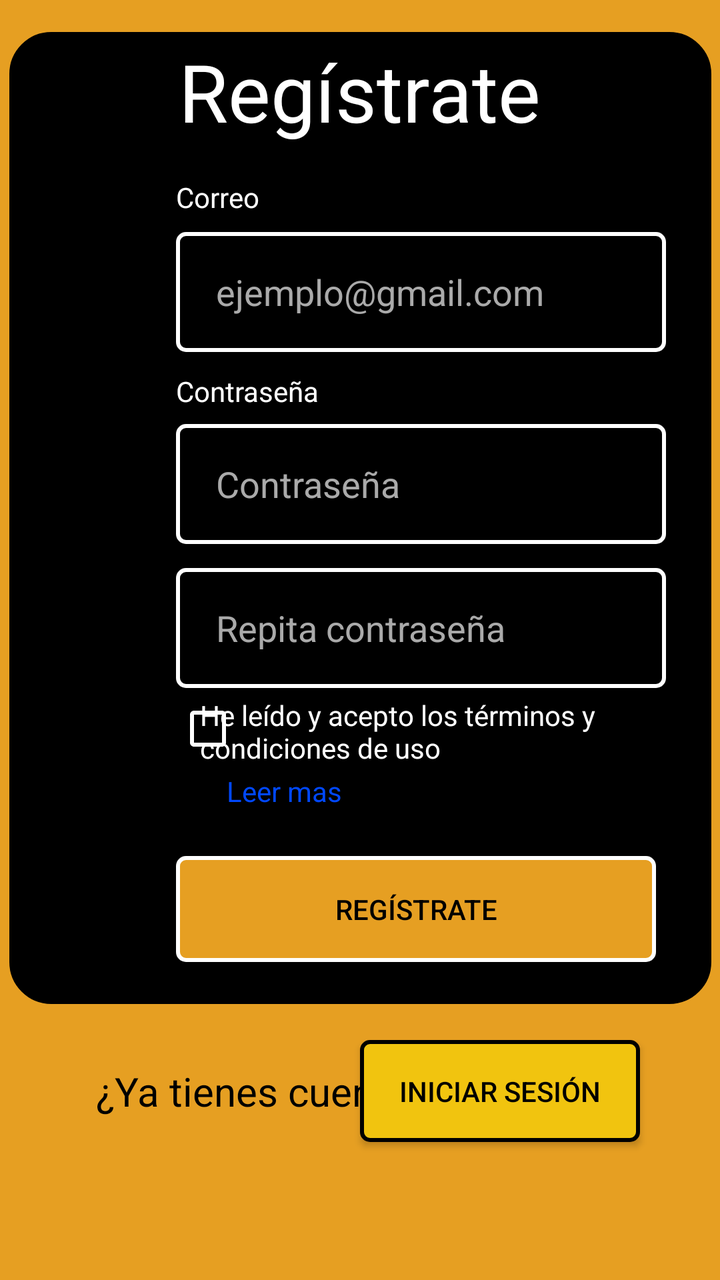
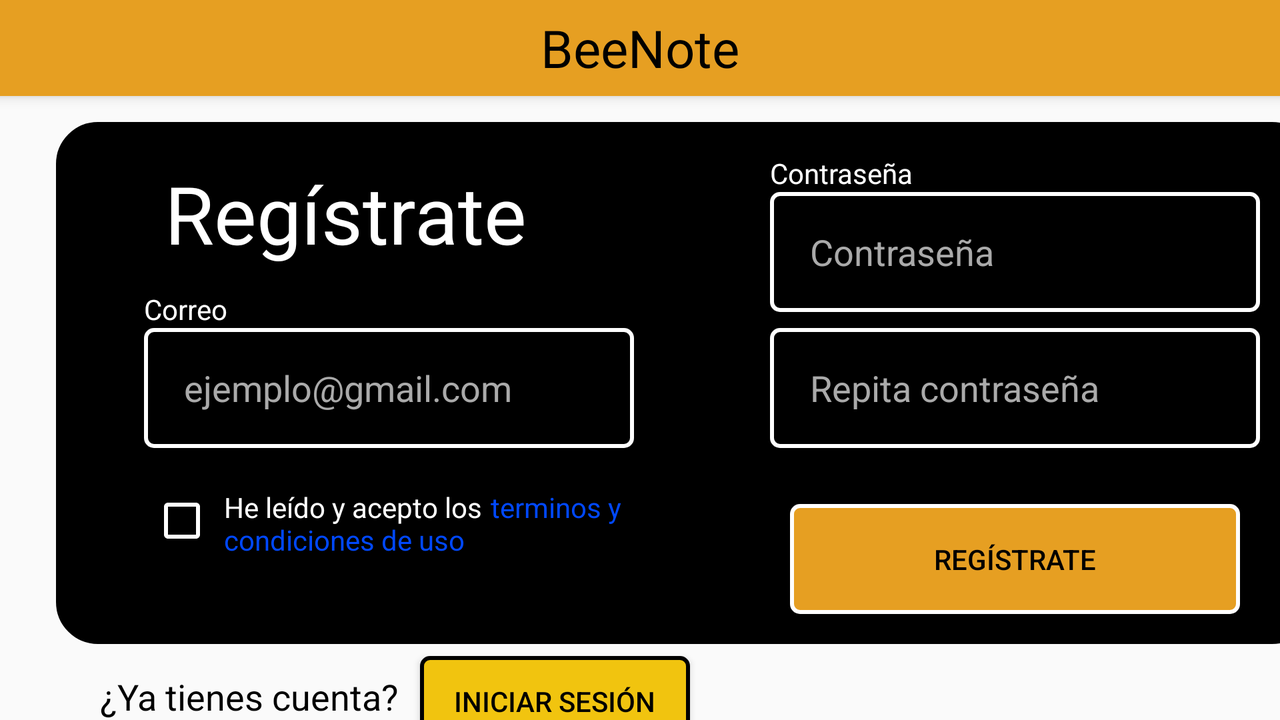

One screen, two layout resources from the same app: the default and the repository's alternative for another configuration. Each is rendered where Android would select it; the XML of both is given below.
<!-- AndroidManifest.xml: application theme AppTheme -->
<!-- res/layout/activity_registrar.xml -->
<?xml version="1.0" encoding="utf-8"?>
<androidx.constraintlayout.widget.ConstraintLayout xmlns:android="http://schemas.android.com/apk/res/android"
    xmlns:app="http://schemas.android.com/apk/res-auto"
    xmlns:tools="http://schemas.android.com/tools"
    android:layout_width="match_parent"
    android:layout_height="match_parent"
    tools:context=".Registrar">

    <ImageView
        android:id="@+id/imageFons"
        android:layout_width="601dp"
        android:layout_height="1480dp"
        app:layout_constraintBottom_toBottomOf="parent"
        app:layout_constraintStart_toStartOf="parent"
        app:layout_constraintTop_toTopOf="parent"
        app:srcCompat="@drawable/fonsp" />

    <ImageView
        android:id="@+id/imageView10"
        android:layout_width="351dp"
        android:layout_height="486dp"
        android:layout_marginStart="28dp"
        android:layout_marginTop="16dp"
        android:layout_marginEnd="28dp"
        app:layout_constraintEnd_toEndOf="parent"
        app:layout_constraintStart_toStartOf="parent"
        app:layout_constraintTop_toTopOf="parent"
        app:srcCompat="@drawable/cuadrado_login" />


    <TextView
        android:id="@+id/Salida"
        android:layout_width="245dp"
        android:layout_height="60dp"
        android:layout_marginStart="80dp"
        android:layout_marginTop="385dp"
        android:gravity="center"
        android:textColor="@color/red"
        app:layout_constraintStart_toStartOf="parent"
        app:layout_constraintTop_toTopOf="parent" />


    <Button
        android:id="@+id/Registrar"
        android:layout_width="240dp"
        android:layout_height="53dp"
        android:layout_marginStart="88dp"
        android:layout_marginTop="428dp"
        android:background="@drawable/btn_iniciarsesion"
        android:text="Regístrate"
        android:textColor="#000000"
        app:layout_constraintStart_toStartOf="parent"
        app:layout_constraintTop_toTopOf="parent" />

    <EditText
        android:id="@+id/registrar_password_2"
        android:layout_width="245dp"
        android:layout_height="60dp"
        android:layout_marginStart="88dp"
        android:layout_marginTop="284dp"
        android:background="@drawable/btn_redondo_white"
        android:ems="10"
        android:hint="Repita contraseña"
        android:inputType="textPersonName"
        android:paddingLeft="20dp"
        android:textColor="#FFFFFF"
        android:textColorHint="@android:color/darker_gray"
        app:layout_constraintStart_toStartOf="parent"
        app:layout_constraintTop_toTopOf="parent" />

    <TextView
        android:id="@+id/terminos"
        android:layout_width="201dp"
        android:layout_height="38dp"
        android:layout_marginTop="4dp"
        android:text="He leído y acepto los términos y condiciones de uso"
        android:textColor="#FFFFFF"
        app:layout_constraintEnd_toEndOf="parent"
        app:layout_constraintHorizontal_bias="0.628"
        app:layout_constraintStart_toStartOf="parent"
        app:layout_constraintTop_toBottomOf="@+id/registrar_password_2" />

    <CheckBox
        android:id="@+id/Registrar_checkBox"
        android:layout_width="35dp"
        android:layout_height="33dp"
        android:layout_marginStart="88dp"
        android:layout_marginTop="348dp"
        android:buttonTint="@color/LOGOTIP_background"
        android:textColor="#FFFFFF"
        android:textColorHint="@color/LOGOTIP_background"
        app:layout_constraintStart_toStartOf="parent"
        app:layout_constraintTop_toTopOf="parent" />

    <TextView
        android:id="@+id/Registrar_LeerMas"
        android:layout_width="wrap_content"
        android:layout_height="wrap_content"
        android:text="Leer mas"
        android:textColor="@color/Informacion"
        app:layout_constraintEnd_toEndOf="parent"
        app:layout_constraintHorizontal_bias="0.375"
        app:layout_constraintStart_toStartOf="parent"
        app:layout_constraintTop_toBottomOf="@+id/terminos" />


    <EditText
        android:id="@+id/Registrar_password"
        android:layout_width="245dp"
        android:layout_height="60dp"
        android:layout_marginStart="88dp"
        android:layout_marginTop="212dp"
        android:background="@drawable/btn_redondo_white"
        android:ems="10"
        android:hint="Contraseña"
        android:inputType="textPersonName"
        android:paddingLeft="20dp"
        android:textColor="#FFFFFF"
        android:textColorHint="@android:color/darker_gray"
        app:layout_constraintStart_toStartOf="parent"
        app:layout_constraintTop_toTopOf="parent" />

    <EditText
        android:id="@+id/Registarr_email"
        android:layout_width="245dp"
        android:layout_height="60dp"
        android:layout_marginStart="88dp"
        android:layout_marginTop="116dp"
        android:background="@drawable/btn_redondo_white"
        android:ems="10"
        android:hint="ejemplo@gmail.com"
        android:inputType="textPersonName"
        android:paddingLeft="20dp"
        android:textColor="#FFFFFF"
        android:textColorHint="@android:color/darker_gray"
        app:layout_constraintStart_toStartOf="parent"
        app:layout_constraintTop_toTopOf="parent" />

    <Button
        android:id="@+id/Button_Login"
        android:layout_width="140dp"
        android:layout_height="51dp"
        android:layout_marginTop="520dp"
        android:layout_marginEnd="40dp"
        android:background="@drawable/btn_registrar"
        android:text="Iniciar sesión"
        android:textColor="#000000"
        app:layout_constraintEnd_toEndOf="parent"
        app:layout_constraintTop_toTopOf="parent" />


    <ProgressBar
        android:id="@+id/Registrar_progressBar"
        style="?android:attr/progressBarStyle"
        android:layout_width="wrap_content"
        android:layout_height="wrap_content"
        android:visibility="invisible"
        app:layout_constraintBottom_toBottomOf="parent"
        app:layout_constraintEnd_toEndOf="parent"
        app:layout_constraintHorizontal_bias="0.504"
        app:layout_constraintStart_toStartOf="parent"
        app:layout_constraintTop_toTopOf="parent"
        app:layout_constraintVertical_bias="0.398" />

    <TextView
        android:id="@+id/textView"
        android:layout_width="wrap_content"
        android:layout_height="wrap_content"
        android:layout_marginStart="48dp"
        android:layout_marginTop="532dp"
        android:text="¿Ya tienes cuenta?"
        android:textColor="#000"
        android:textSize="20dp"
        app:layout_constraintStart_toStartOf="parent"
        app:layout_constraintTop_toTopOf="parent" />

    <TextView
        android:id="@+id/textView4"
        android:layout_width="200dp"
        android:layout_height="54dp"
        android:layout_marginTop="19dp"
        android:text="Regístrate"
        android:textAlignment="center"
        android:textColor="#FFF"
        android:textSize="40dp"
        app:layout_constraintEnd_toEndOf="parent"
        app:layout_constraintHorizontal_bias="0.497"
        app:layout_constraintStart_toStartOf="parent"
        app:layout_constraintTop_toTopOf="parent" />

    <TextView
        android:id="@+id/Registrar_TextCorreo"
        android:layout_width="wrap_content"
        android:layout_height="wrap_content"
        android:layout_marginStart="88dp"
        android:layout_marginTop="80dp"
        android:text="Correo"
        android:textColor="@color/white"
        app:layout_constraintBottom_toTopOf="@+id/Registarr_email"
        app:layout_constraintStart_toStartOf="parent"
        app:layout_constraintTop_toTopOf="parent"
        app:layout_constraintVertical_bias="0.529" />

    <TextView
        android:id="@+id/Registrar_TextContraseña"
        android:layout_width="wrap_content"
        android:layout_height="wrap_content"
        android:layout_marginStart="88dp"
        android:text="Contraseña"
        android:textColor="@color/white"
        app:layout_constraintBottom_toTopOf="@+id/Registrar_password"
        app:layout_constraintStart_toStartOf="parent"
        app:layout_constraintTop_toTopOf="parent"
        app:layout_constraintVertical_bias="0.963" />


</androidx.constraintlayout.widget.ConstraintLayout>
<!-- resources referenced by this layout -->
<resources>
  <color name="Informacion">#0048FF</color>
  <color name="LOGOTIP_background">#FFFFFF</color>
  <color name="red">#FF0000</color>
  <color name="white">#FFF</color>
  <!-- drawable btn_iniciarsesion (drawable) -->
  <?xml version="1.0" encoding="utf-8"?>
   <shape xmlns:android="http://schemas.android.com/apk/res/android" android:shape="rectangle">
      <solid android:color="@color/colorBeNote"/>
      <corners android:radius="12px"/>
      <stroke android:width="2dip" android:color="#fff"/>
  </shape>
  <!-- drawable btn_redondo_white (drawable) -->
  <?xml version="1.0" encoding="utf-8"?>
   <shape xmlns:android="http://schemas.android.com/apk/res/android" android:shape="rectangle">
      <solid android:color="@android:color/transparent"/>
      <corners android:radius="12px"/>
      <stroke android:width="2dip" android:color="#fff"/>
  </shape>
  <!-- drawable btn_registrar (drawable) -->
  <?xml version="1.0" encoding="utf-8"?>
   <shape xmlns:android="http://schemas.android.com/apk/res/android" android:shape="rectangle">
      <solid android:color="#F1C40F"/>
      <corners android:radius="12px"/>
      <stroke android:width="2dip" android:color="#000"/>
  </shape>
  <!-- drawable cuadrado_login (drawable) -->
  <?xml version="1.0" encoding="utf-8"?>
  <shape xmlns:android="http://schemas.android.com/apk/res/android" android:shape="rectangle">
      <solid android:color="#000"/> <corners android:radius="60px"/>
      <stroke android:width="2dip" android:color="#000"/>
  </shape>
  <!-- drawable fonsp: png bitmap (drawable, 535 bytes) -->
  <style name="AppTheme" parent="Theme.AppCompat.Light.NoActionBar">
          
          
          <item name="colorPrimary">@color/colorBeNote</item>
          <item name="colorPrimaryDark">@color/colorPrimaryDark</item>
          <item name="colorAccent">@color/colorAccent</item>
          <item name="buttonStyle">@style/CustomButton</item>
      </style>
  <color name="colorBeNote">#e69f22</color>
  <color name="colorPrimaryDark">#000 </color>
  <color name="colorAccent">#D68910 </color>
  <style name="CustomButton" parent="Widget.AppCompat.Button">
  
      </style>
</resources>
<!-- res/layout-land/activity_registrar.xml (the repository's variant of the layout above) -->
<!-- drawn on the phone turned sideways -->
<?xml version="1.0" encoding="utf-8"?>
<androidx.constraintlayout.widget.ConstraintLayout xmlns:android="http://schemas.android.com/apk/res/android"
    xmlns:app="http://schemas.android.com/apk/res-auto"
    xmlns:tools="http://schemas.android.com/tools"
    android:layout_width="match_parent"
    android:layout_height="match_parent"
    android:background="@color/colorFons"
    tools:context=".Registrar">

    <include
        android:id="@+id/registrar_toolbar"
        layout="@layout/toolbar_inicio" />


    <ImageView
        android:id="@+id/imageView10"
        android:layout_width="629dp"
        android:layout_height="261dp"
        android:layout_marginStart="28dp"
        android:layout_marginTop="61dp"
        app:layout_constraintStart_toStartOf="parent"
        app:layout_constraintTop_toTopOf="parent"
        app:srcCompat="@drawable/cuadrado_login" />

    <Button
        android:id="@+id/Registrar"
        android:layout_width="225dp"
        android:layout_height="55dp"
        android:layout_marginStart="395dp"
        android:layout_marginTop="252dp"
        android:background="@drawable/btn_iniciarsesion"
        android:text="@string/registrar_button_registrar"
        android:textColor="#000000"
        app:layout_constraintStart_toStartOf="parent"
        app:layout_constraintTop_toTopOf="parent" />

    <EditText
        android:id="@+id/Registrar_password"
        android:layout_width="245dp"
        android:layout_height="60dp"
        android:layout_marginStart="385dp"
        android:layout_marginTop="96dp"
        android:background="@drawable/btn_redondo_white"
        android:ems="10"
        android:hint="@string/registrar_hint_password"
        android:inputType="textPersonName"
        android:paddingStart="20dp"
        android:password="true"
        android:textColor="#FFFFFF"
        android:textColorHint="@android:color/darker_gray"
        app:layout_constraintStart_toStartOf="parent"
        app:layout_constraintTop_toTopOf="parent"
        tools:ignore="RtlSymmetry" />

    <EditText
        android:id="@+id/registrar_password_2"
        android:layout_width="245dp"
        android:layout_height="60dp"
        android:layout_marginStart="385dp"
        android:layout_marginTop="164dp"
        android:background="@drawable/btn_redondo_white"
        android:ems="10"
        android:hint="@string/registrar_hint_password2"
        android:inputType="textPersonName"
        android:paddingStart="20dp"
        android:password="true"
        android:textColor="#FFFFFF"
        android:textColorHint="@android:color/darker_gray"
        app:layout_constraintStart_toStartOf="parent"
        app:layout_constraintTop_toTopOf="parent"
        tools:ignore="RtlSymmetry" />

    <TextView
        android:id="@+id/terminos"
        android:layout_width="202dp"
        android:layout_height="42dp"
        android:layout_marginStart="112dp"
        android:layout_marginTop="244dp"
        android:text="@string/registrar_text_aceptar_terminos"
        android:textColor="#FFFFFF"
        app:layout_constraintStart_toStartOf="parent"
        app:layout_constraintTop_toTopOf="parent" />

    <CheckBox
        android:id="@+id/Registrar_checkBox"
        android:layout_width="35dp"
        android:layout_height="33dp"
        android:layout_marginStart="75dp"
        android:layout_marginTop="244dp"
        android:buttonTint="@color/LOGOTIP_background"
        android:textColor="#FFFFFF"
        android:textColorHint="@color/LOGOTIP_background"
        app:layout_constraintStart_toStartOf="parent"
        app:layout_constraintTop_toTopOf="parent" />

    <TextView
        android:id="@+id/Registrar_LeerMas"
        android:layout_width="204dp"
        android:layout_height="45dp"
        android:layout_marginStart="112dp"
        android:layout_marginTop="244dp"
        android:text="                                        terminos y condiciones de uso"
        android:textColor="@color/Informacion"
        app:layout_constraintStart_toStartOf="parent"
        app:layout_constraintTop_toTopOf="parent" />

    <Button
        android:id="@+id/Button_Login"
        android:layout_width="135dp"
        android:layout_height="45dp"
        android:layout_marginStart="210dp"
        android:layout_marginTop="328dp"
        android:background="@drawable/btn_registrar"
        android:text="@string/registrar_button_iniciar"
        android:textColor="#000000"
        app:layout_constraintStart_toStartOf="parent"
        app:layout_constraintTop_toTopOf="parent" />

    <ProgressBar
        android:id="@+id/Registrar_progressBar"
        style="?android:attr/progressBarStyle"
        android:layout_width="wrap_content"
        android:layout_height="wrap_content"
        android:layout_marginStart="324dp"
        android:layout_marginTop="176dp"
        android:visibility="invisible"
        app:layout_constraintStart_toStartOf="parent"
        app:layout_constraintTop_toTopOf="parent" />

    <TextView
        android:id="@+id/Registrar_TextPregunta"
        android:layout_width="wrap_content"
        android:layout_height="wrap_content"
        android:layout_marginStart="50dp"
        android:layout_marginTop="336dp"
        android:text="@string/registrar_text_pregunta"
        android:textColor="#000"
        android:textSize="18sp"
        app:layout_constraintStart_toStartOf="parent"
        app:layout_constraintTop_toTopOf="parent" />

    <TextView
        android:id="@+id/Registrar_TextRegistrate"
        android:layout_width="200dp"
        android:layout_height="54dp"
        android:layout_marginTop="80dp"
        android:text="@string/registrar_text_registrar"
        android:textAlignment="center"
        android:textColor="#FFF"
        android:textSize="40sp"
        app:layout_constraintEnd_toEndOf="parent"
        app:layout_constraintHorizontal_bias="0.165"
        app:layout_constraintStart_toStartOf="parent"
        app:layout_constraintTop_toTopOf="parent" />

    <TextView
        android:id="@+id/Registrar_TextCorreo"
        android:layout_width="wrap_content"
        android:layout_height="wrap_content"
        android:layout_marginStart="72dp"
        android:layout_marginTop="80dp"
        android:text="@string/registrar_text_correo"
        android:textColor="@color/white"
        app:layout_constraintBottom_toTopOf="@+id/Registarr_email"
        app:layout_constraintStart_toStartOf="parent"
        app:layout_constraintTop_toTopOf="parent"
        app:layout_constraintVertical_bias="1.0" />

    <TextView
        android:id="@+id/Registrar_TextContraseña"
        android:layout_width="wrap_content"
        android:layout_height="wrap_content"
        android:layout_marginStart="385dp"
        android:text="@string/registrar_text_contrsenya"
        android:textColor="@color/white"
        app:layout_constraintBottom_toTopOf="@+id/Registrar_password"
        app:layout_constraintStart_toStartOf="parent"
        app:layout_constraintTop_toTopOf="parent"
        app:layout_constraintVertical_bias="1.0" />

    <EditText
        android:id="@+id/Registarr_email"
        android:layout_width="245dp"
        android:layout_height="60dp"
        android:layout_marginStart="72dp"
        android:layout_marginTop="164dp"
        android:background="@drawable/btn_redondo_white"
        android:ems="10"
        android:hint="@string/registrar_hint_email"
        android:inputType="textPersonName"
        android:paddingStart="20dp"
        android:textColor="#FFFFFF"
        android:textColorHint="@android:color/darker_gray"
        app:layout_constraintStart_toStartOf="parent"
        app:layout_constraintTop_toTopOf="parent"
        tools:ignore="RtlSymmetry,TextFields" />

    <TextView
        android:id="@+id/Salida"
        android:layout_width="148dp"
        android:layout_height="34dp"
        android:layout_marginStart="445dp"
        android:layout_marginTop="224dp"
        android:textColor="@color/red"
        app:layout_constraintStart_toStartOf="parent"
        app:layout_constraintTop_toTopOf="parent" />


</androidx.constraintlayout.widget.ConstraintLayout>
<!-- res/layout/toolbar_inicio.xml (included above) -->
<?xml version="1.0" encoding="utf-8"?>
<androidx.appcompat.widget.Toolbar xmlns:android="http://schemas.android.com/apk/res/android"
    android:layout_width="match_parent"
    android:layout_height="wrap_content"

    android:background="@color/colorBeNote"
    android:elevation="4dp"
    >

    <TextView
        android:id="@+id/textView3"
        android:layout_width="wrap_content"
        android:layout_height="wrap_content"
        android:layout_gravity="center"
        android:text="@string/toolbarInicio_text_beenote"
        android:textColor="@color/black"
        android:textSize="26sp" />

</androidx.appcompat.widget.Toolbar>
<!-- resources referenced by the variant -->
<!-- as the phone turned sideways resolves them -->
<resources>
  <color name="Informacion">#0048FF</color>
  <color name="LOGOTIP_background">#FFFFFF</color>
  <color name="black">#000</color>
  <color name="colorBeNote">#e69f22</color>
  <color name="red">#FF0000</color>
  <color name="white">#FFF</color>
  <!-- drawable btn_iniciarsesion (drawable) -->
  <?xml version="1.0" encoding="utf-8"?>
   <shape xmlns:android="http://schemas.android.com/apk/res/android" android:shape="rectangle">
      <solid android:color="@color/colorBeNote"/>
      <corners android:radius="12px"/>
      <stroke android:width="2dip" android:color="#fff"/>
  </shape>
  <!-- drawable btn_redondo_white (drawable) -->
  <?xml version="1.0" encoding="utf-8"?>
   <shape xmlns:android="http://schemas.android.com/apk/res/android" android:shape="rectangle">
      <solid android:color="@android:color/transparent"/>
      <corners android:radius="12px"/>
      <stroke android:width="2dip" android:color="#fff"/>
  </shape>
  <!-- drawable btn_registrar (drawable) -->
  <?xml version="1.0" encoding="utf-8"?>
   <shape xmlns:android="http://schemas.android.com/apk/res/android" android:shape="rectangle">
      <solid android:color="#F1C40F"/>
      <corners android:radius="12px"/>
      <stroke android:width="2dip" android:color="#000"/>
  </shape>
  <!-- drawable cuadrado_login (drawable) -->
  <?xml version="1.0" encoding="utf-8"?>
  <shape xmlns:android="http://schemas.android.com/apk/res/android" android:shape="rectangle">
      <solid android:color="#000"/> <corners android:radius="60px"/>
      <stroke android:width="2dip" android:color="#000"/>
  </shape>
  <string name="registrar_button_iniciar">Iniciar sesión</string>
  <string name="registrar_button_registrar">Regístrate</string>
  <string name="registrar_hint_email">ejemplo@gmail.com</string>
  <string name="registrar_hint_password">Contraseña</string>
  <string name="registrar_hint_password2">Repita contraseña</string>
  <string name="registrar_text_aceptar_terminos">He leído y acepto los</string>
  <string name="registrar_text_contrsenya">Contraseña</string>
  <string name="registrar_text_correo">Correo</string>
  <string name="registrar_text_pregunta">¿Ya tienes cuenta?</string>
  <string name="registrar_text_registrar">Regístrate</string>
  <string name="toolbarInicio_text_beenote">BeeNote</string>
  <style name="AppTheme" parent="Theme.AppCompat.Light.NoActionBar">
          
          
          <item name="colorPrimary">@color/colorBeNote</item>
          <item name="colorPrimaryDark">@color/colorPrimaryDark</item>
          <item name="colorAccent">@color/colorAccent</item>
          <item name="buttonStyle">@style/CustomButton</item>
      </style>
  <color name="colorPrimaryDark">#000 </color>
  <color name="colorAccent">#D68910 </color>
  <style name="CustomButton" parent="Widget.AppCompat.Button">
  
      </style>
</resources>
